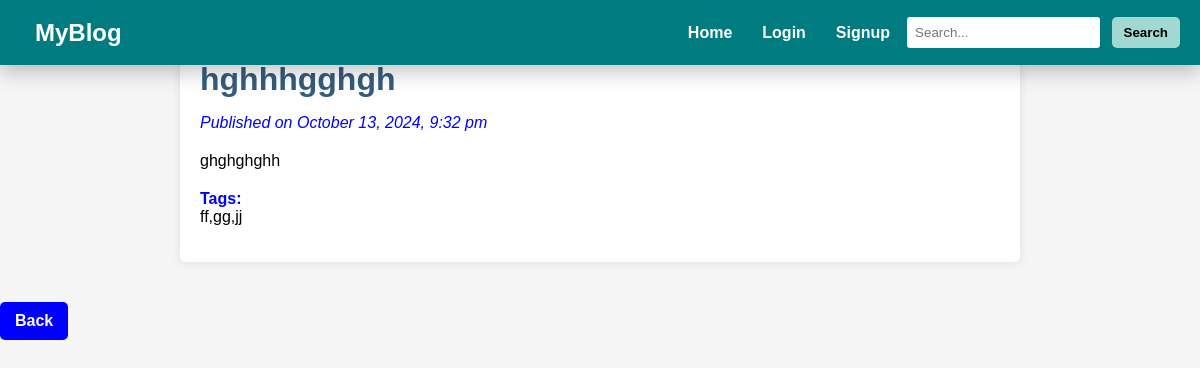
Page /post_details.php?id=18 on the committed database.
### tables this page shows
CREATE TABLE `posts` (
  `id` int(11) NOT NULL,
  `user_id` int(11) NOT NULL,
  `title` varchar(255) NOT NULL,
  `content` text NOT NULL,
  `tags` varchar(255) NOT NULL,
  `created_at` datetime DEFAULT current_timestamp()
);

### post_details.php (the view, shortened to what this page needs)
<?php
include('config.php');
$post_id = $_GET['id'];
$stmt = $conn->prepare("SELECT * FROM posts WHERE id = :id");
$stmt->execute([':id' => $post_id]);
$post = $stmt->fetch(PDO::FETCH_ASSOC);
$created_at = date("F j, Y, g:i a", strtotime($post['created_at']));
?>
<!DOCTYPE html>
<html lang="en">
<head>
</head>
<body>
    <?php include('header.php'); ?>
    <div class="container4">
        <div class="post-container">
            <h1><?php echo htmlspecialchars($post['title']); ?></h1>
            <p><em>Published on <?php echo $created_at; ?></em></p>
            <div class="post-content">
                <?php echo nl2br($post['content']); ?>
            </div>
            <p><strong>Tags:</strong> <span><?php echo htmlspecialchars($post['tags']); ?></span></p>
        </div>
        <?php
        if (isset($_SESSION['user_id'])) {
            echo '<a href="dashboard.php">Back to Dashboard</a>';
        } else {
            echo '<a href="index.php">Back</a>';
        }
        ?>
    </div>
</body>
</html>

### style.css (style rules this page uses)
body { margin: 0; padding: 0; box-sizing: border-box; font-family: Arial, sans-serif; background-color: #f5f5f5; }
h1 { color: #333; }
a { text-decoration: none; color: #007B7F; margin-right: 10px; font-weight: bold; }

### post_details.php (style rules this page uses)
body { font-family: Arial, sans-serif; background-color: #f8b195; margin: 0; padding: 0; }
.post-container { max-width: 800px; margin: 20px auto; padding: 20px; background-color: white; border-radius: 5px; box-shadow: 0 0 10px rgba(0, 0, 0, 0.1); }
.post-container h1 { font-size: 2em; margin-bottom: 10px; color: #355C7D; }
.post-container p em { color: blue; }
.post-content { margin-top: 15px; line-height: 1.6; color: black; }
.post-container p strong { margin-top: 10px; display: block; font-weight: bold; color: blue; }
.post-container p span { color: black; }
.container4 a { display: inline-block; margin-top: 20px; padding: 10px 15px; background-color: blue; color: white; text-decoration: none; border-radius: 5px; transition: background-color 0.3s; }

### rows in the picture
posts: title "hghhhgghgh", created_at "October 13, 2024, 9:32 pm", content "ghghghghh", tags "ff,gg,jj"
